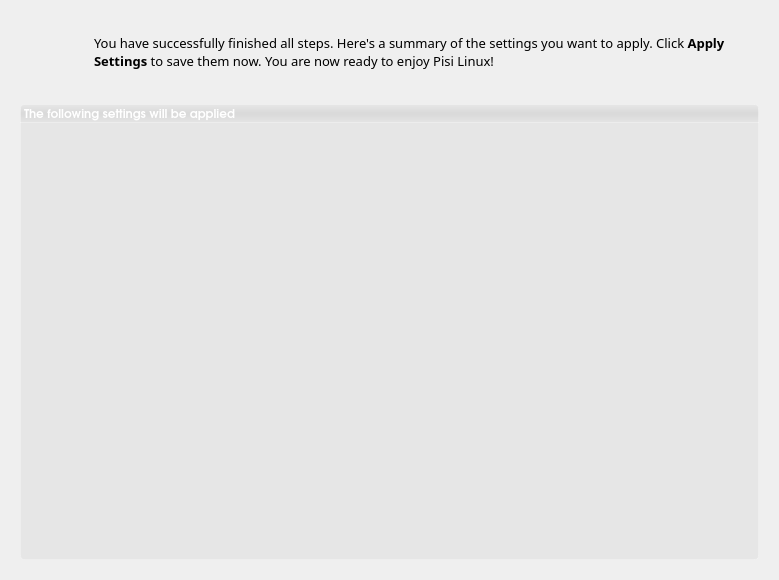
<?xml version="1.0" encoding="UTF-8"?>
<ui version="4.0">
 <class>summaryWidget</class>
 <widget class="QWidget" name="summaryWidget">
  <property name="geometry">
   <rect>
    <x>0</x>
    <y>0</y>
    <width>779</width>
    <height>580</height>
   </rect>
  </property>
  <property name="windowTitle">
   <string>Summary</string>
  </property>
  <property name="styleSheet">
   <string notr="true"/>
  </property>
  <layout class="QGridLayout" name="gridLayout">
   <property name="margin">
    <number>20</number>
   </property>
   <property name="spacing">
    <number>0</number>
   </property>
   <item row="0" column="1" colspan="2">
    <widget class="QLabel" name="description">
     <property name="minimumSize">
      <size>
       <width>300</width>
       <height>0</height>
      </size>
     </property>
     <property name="font">
      <font>
       <family>Sans Serif</family>
       <pointsize>10</pointsize>
      </font>
     </property>
     <property name="styleSheet">
      <string notr="true"/>
     </property>
     <property name="text">
      <string>&lt;html&gt;&lt;head/&gt;&lt;body&gt;&lt;p&gt;You have successfully finished all steps. Here's a summary of the settings you want to apply. Click &lt;span style=&quot; font-weight:600;&quot;&gt;Apply Settings&lt;/span&gt; to save them now. You are now ready to enjoy Pisi Linux!&lt;/p&gt;&lt;/body&gt;&lt;/html&gt;</string>
     </property>
     <property name="wordWrap">
      <bool>true</bool>
     </property>
     <property name="indent">
      <number>10</number>
     </property>
    </widget>
   </item>
   <item row="1" column="0">
    <spacer name="verticalSpacer_6">
     <property name="orientation">
      <enum>Qt::Vertical</enum>
     </property>
     <property name="sizeType">
      <enum>QSizePolicy::Fixed</enum>
     </property>
     <property name="sizeHint" stdset="0">
      <size>
       <width>20</width>
       <height>20</height>
      </size>
     </property>
    </spacer>
   </item>
   <item row="2" column="0" colspan="3">
    <widget class="QLabel" name="label">
     <property name="font">
      <font>
       <family>URW Gothic L</family>
       <pointsize>9</pointsize>
       <weight>75</weight>
       <bold>true</bold>
       <underline>false</underline>
      </font>
     </property>
     <property name="styleSheet">
      <string notr="true">background-color: qlineargradient(spread:repeat, x1:0, y1:0, x2:0, y2:1, stop:0 rgba(27, 27, 27, 10), stop:0.510753 rgba(9, 9, 9, 25), stop:1 rgba(0, 0, 0, 10));
border: 1px solid rgba(255,255,255,50);
color:white;
border-top-left-radius: 4px;
border-top-right-radius: 4px;</string>
     </property>
     <property name="text">
      <string>The following settings will be applied</string>
     </property>
     <property name="margin">
      <number>5</number>
     </property>
    </widget>
   </item>
   <item row="0" column="0">
    <widget class="QLabel" name="label_2">
     <property name="minimumSize">
      <size>
       <width>64</width>
       <height>64</height>
      </size>
     </property>
     <property name="maximumSize">
      <size>
       <width>64</width>
       <height>64</height>
      </size>
     </property>
     <property name="text">
      <string/>
     </property>
     <property name="pixmap">
      <pixmap resource="../data/kaptan.qrc">:/raw/pixmap/basket.png</pixmap>
     </property>
    </widget>
   </item>
   <item row="3" column="0" colspan="3">
    <widget class="QTextBrowser" name="textSummary">
     <property name="font">
      <font>
       <family>Sans Serif</family>
       <pointsize>9</pointsize>
      </font>
     </property>
     <property name="styleSheet">
      <string notr="true">#textSummary{
color: rgb(255, 255, 255);
background-color: rgba(0, 0, 0, 10);
border: 1px solid rgba(255,255,255,50);
border-top:0px;
border-bottom-left-radius: 4px;
border-bottom-right-radius: 4px;
padding: 20px;
}
</string>
     </property>
     <property name="frameShape">
      <enum>QFrame::NoFrame</enum>
     </property>
     <property name="html">
      <string>&lt;!DOCTYPE HTML PUBLIC &quot;-//W3C//DTD HTML 4.0//EN&quot; &quot;http://www.w3.org/TR/REC-html40/strict.dtd&quot;&gt;
&lt;html&gt;&lt;head&gt;&lt;meta name=&quot;qrichtext&quot; content=&quot;1&quot; /&gt;&lt;style type=&quot;text/css&quot;&gt;
p, li { white-space: pre-wrap; }
&lt;/style&gt;&lt;/head&gt;&lt;body style=&quot; font-family:'Sans Serif'; font-size:9pt; font-weight:400; font-style:normal;&quot;&gt;
&lt;p style=&quot;-qt-paragraph-type:empty; margin-top:0px; margin-bottom:0px; margin-left:0px; margin-right:0px; -qt-block-indent:0; text-indent:0px;&quot;&gt;&lt;br /&gt;&lt;/p&gt;&lt;/body&gt;&lt;/html&gt;</string>
     </property>
     <property name="tabStopWidth">
      <number>10</number>
     </property>
    </widget>
   </item>
  </layout>
 </widget>
 <resources>
  <include location="../data/kaptan.qrc"/>
 </resources>
 <connections/>
</ui>
